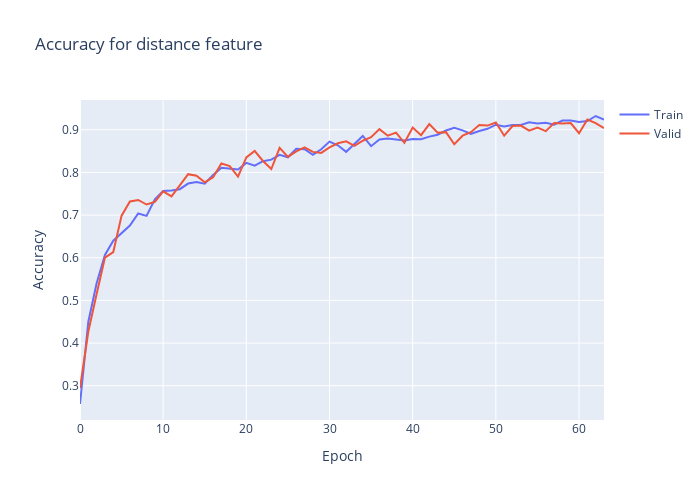

Notebook code cell kept with this figure:
### Code cell
plt.clf()
fig = go.Figure()
fig.add_trace(go.Scatter(
                    y=history.history['distance_output_accuracy'],
                    name='Train'))
fig.add_trace(go.Scatter(
                    y=history.history['val_distance_output_accuracy'],
                    name='Valid'))
fig.update_layout(height=500, 
                  width=700,
                  title='Accuracy for distance feature',
                  xaxis_title='Epoch',
                  yaxis_title='Accuracy')
fig.show()

### Figure 1 — Plotly figure (JSON) as saved in the notebook; plotly's stock layout.template omitted (floating-point values rounded to 4 significant figures)
{"data": [{"name": "Train", "type": "scatter", "y": [0.2571, 0.4501, 0.5402, 0.6064, 0.64, 0.6573, 0.6757, 0.7037, 0.6981, 0.7368, 0.7566, 0.7576, 0.7607, 0.7739, 0.7775, 0.7734, 0.7938, 0.8111, 0.8096, 0.807, 0.8223, 0.8157, 0.8264, 0.8299, 0.8411, 0.8355, 0.8554, 0.8544, 0.8411, 0.8544, 0.8722, 0.8635, 0.8483, 0.8666, 0.8854, 0.8615, 0.8773, 0.8793, 0.8768, 0.8747, 0.8783, 0.8778, 0.8839, 0.8885, 0.8982, 0.9048, 0.8987, 0.89, 0.8971, 0.9022, 0.9119, 0.9078, 0.9109, 0.9114, 0.9175, 0.915, 0.9165, 0.9119, 0.9216, 0.9216, 0.918, 0.9206, 0.9323, 0.9236]}, {"name": "Valid", "type": "scatter", "y": [0.2942, 0.427, 0.5148, 0.6002, 0.6133, 0.6987, 0.7319, 0.7355, 0.7248, 0.7307, 0.7556, 0.7438, 0.7699, 0.796, 0.7924, 0.777, 0.7888, 0.8209, 0.8149, 0.79, 0.8351, 0.8505, 0.8268, 0.8078, 0.8577, 0.8363, 0.8493, 0.8588, 0.8482, 0.8458, 0.8588, 0.8683, 0.8731, 0.8624, 0.8743, 0.8826, 0.9015, 0.8861, 0.8932, 0.8695, 0.9051, 0.8873, 0.9134, 0.8932, 0.8944, 0.866, 0.8861, 0.8944, 0.911, 0.9098, 0.917, 0.8861, 0.9087, 0.9098, 0.898, 0.9051, 0.8968, 0.9158, 0.9146, 0.9158, 0.8921, 0.9241, 0.9158, 0.9039]}], "layout": {"height": 500, "title": {"text": "Accuracy for distance feature"}, "width": 700, "xaxis": {"title": {"text": "Epoch"}}, "yaxis": {"title": {"text": "Accuracy"}}}}
